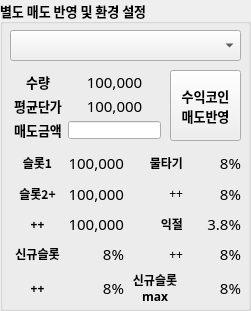
   <widget class="QGroupBox" name="groupBox_4">
    <property name="geometry">
     <rect>
      <x>14</x>
      <y>300</y>
      <width>251</width>
      <height>311</height>
     </rect>
    </property>
    <property name="font">
     <font>
      <family>Agency FB</family>
      <pointsize>10</pointsize>
      <weight>75</weight>
      <bold>true</bold>
     </font>
    </property>
    <property name="title">
     <string>별도 매도 반영 및 환경 설정</string>
    </property>
    <widget class="QComboBox" name="cmbSellCrcy">
     <property name="geometry">
      <rect>
       <x>10</x>
       <y>30</y>
       <width>231</width>
       <height>31</height>
      </rect>
     </property>
     <property name="font">
      <font>
       <family>굴림</family>
       <pointsize>11</pointsize>
       <weight>75</weight>
       <bold>true</bold>
      </font>
     </property>
     <property name="currentIndex">
      <number>-1</number>
     </property>
     <property name="maxVisibleItems">
      <number>17</number>
     </property>
     <property name="maxCount">
      <number>17</number>
     </property>
     <property name="insertPolicy">
      <enum>QComboBox::NoInsert</enum>
     </property>
     <property name="iconSize">
      <size>
       <width>20</width>
       <height>20</height>
      </size>
     </property>
     <property name="frame">
      <bool>true</bool>
     </property>
    </widget>
    <widget class="QWidget" name="gridLayoutWidget_2">
     <property name="geometry">
      <rect>
       <x>12</x>
       <y>70</y>
       <width>151</width>
       <height>71</height>
      </rect>
     </property>
     <layout class="QGridLayout" name="gridLayout_2">
      <property name="leftMargin">
       <number>2</number>
      </property>
      <property name="topMargin">
       <number>2</number>
      </property>
      <property name="rightMargin">
       <number>2</number>
      </property>
      <property name="bottomMargin">
       <number>2</number>
      </property>
      <item row="0" column="0">
       <widget class="QLabel" name="lblOption_16">
        <property name="font">
         <font>
          <family>굴림</family>
          <pointsize>10</pointsize>
          <weight>75</weight>
          <bold>true</bold>
         </font>
        </property>
        <property name="text">
         <string>수량</string>
        </property>
        <property name="alignment">
         <set>Qt::AlignCenter</set>
        </property>
       </widget>
      </item>
      <item row="1" column="0">
       <widget class="QLabel" name="lblOption_17">
        <property name="font">
         <font>
          <family>굴림</family>
          <pointsize>10</pointsize>
          <weight>75</weight>
          <bold>true</bold>
         </font>
        </property>
        <property name="text">
         <string>평균단가</string>
        </property>
        <property name="alignment">
         <set>Qt::AlignCenter</set>
        </property>
       </widget>
      </item>
      <item row="1" column="1">
       <widget class="QLabel" name="lblEarnPrc">
        <property name="font">
         <font>
          <family>굴림</family>
          <pointsize>11</pointsize>
          <weight>50</weight>
          <bold>false</bold>
         </font>
        </property>
        <property name="text">
         <string>100,000</string>
        </property>
        <property name="alignment">
         <set>Qt::AlignCenter</set>
        </property>
       </widget>
      </item>
      <item row="0" column="1">
       <widget class="QLabel" name="lblEarnAmnt">
        <property name="font">
         <font>
          <family>굴림</family>
          <pointsize>11</pointsize>
          <weight>50</weight>
          <bold>false</bold>
         </font>
        </property>
        <property name="text">
         <string>100,000</string>
        </property>
        <property name="alignment">
         <set>Qt::AlignCenter</set>
        </property>
       </widget>
      </item>
      <item row="2" column="0">
       <widget class="QLabel" name="lblOption_20">
        <property name="font">
         <font>
          <family>굴림</family>
          <pointsize>10</pointsize>
          <weight>75</weight>
          <bold>true</bold>
         </font>
        </property>
        <property name="text">
         <string>매도금액</string>
        </property>
        <property name="alignment">
         <set>Qt::AlignCenter</set>
        </property>
       </widget>
      </item>
      <item row="2" column="1">
       <widget class="QLineEdit" name="txtManualAsk">
        <property name="font">
         <font>
          <family>바탕</family>
          <pointsize>11</pointsize>
          <weight>50</weight>
          <bold>false</bold>
         </font>
        </property>
        <property name="inputMask">
         <string/>
        </property>
        <property name="maxLength">
         <number>8</number>
        </property>
        <property name="alignment">
         <set>Qt::AlignRight|Qt::AlignTrailing|Qt::AlignVCenter</set>
        </property>
        <property name="clearButtonEnabled">
         <bool>true</bool>
        </property>
       </widget>
      </item>
     </layout>
    </widget>
    <widget class="QPushButton" name="btnManualAsk">
     <property name="geometry">
      <rect>
       <x>170</x>
       <y>70</y>
       <width>71</width>
       <height>71</height>
      </rect>
     </property>
     <property name="font">
      <font>
       <family>Kalinga</family>
       <pointsize>10</pointsize>
       <weight>75</weight>
       <bold>true</bold>
      </font>
     </property>
     <property name="text">
      <string>수익코인
매도반영</string>
     </property>
    </widget>
    <widget class="QWidget" name="gridLayoutWidget_3">
     <property name="geometry">
      <rect>
       <x>10</x>
       <y>150</y>
       <width>231</width>
       <height>155</height>
      </rect>
     </property>
     <layout class="QGridLayout" name="gridLayout_3">
      <property name="horizontalSpacing">
       <number>3</number>
      </property>
      <property name="verticalSpacing">
       <number>4</number>
      </property>
      <item row="4" column="0">
       <widget class="QLabel" name="lblOption_18">
        <property name="font">
         <font>
          <family>굴림</family>
          <pointsize>9</pointsize>
          <weight>75</weight>
          <bold>true</bold>
         </font>
        </property>
        <property name="text">
         <string>++</string>
        </property>
        <property name="alignment">
         <set>Qt::AlignCenter</set>
        </property>
       </widget>
      </item>
      <item row="3" column="3">
       <widget class="QLabel" name="lblAdjGoodAskRt">
        <property name="font">
         <font>
          <family>굴림</family>
          <pointsize>11</pointsize>
          <weight>50</weight>
          <bold>false</bold>
         </font>
        </property>
        <property name="text">
         <string>8%</string>
        </property>
        <property name="alignment">
         <set>Qt::AlignRight|Qt::AlignTrailing|Qt::AlignVCenter</set>
        </property>
       </widget>
      </item>
      <item row="0" column="1">
       <widget class="QLabel" name="lblFirstSlotKrw">
        <property name="font">
         <font>
          <family>굴림</family>
          <pointsize>11</pointsize>
          <weight>50</weight>
          <bold>false</bold>
         </font>
        </property>
        <property name="text">
         <string>100,000</string>
        </property>
        <property name="alignment">
         <set>Qt::AlignRight|Qt::AlignTrailing|Qt::AlignVCenter</set>
        </property>
        <property name="margin">
         <number>4</number>
        </property>
       </widget>
      </item>
      <item row="3" column="0">
       <widget class="QLabel" name="lblOption_3">
        <property name="font">
         <font>
          <family>굴림</family>
          <pointsize>9</pointsize>
          <weight>75</weight>
          <bold>true</bold>
         </font>
        </property>
        <property name="text">
         <string>신규슬롯</string>
        </property>
        <property name="alignment">
         <set>Qt::AlignCenter</set>
        </property>
       </widget>
      </item>
      <item row="2" column="0">
       <widget class="QLabel" name="lblOption_5">
        <property name="font">
         <font>
          <family>굴림</family>
          <pointsize>9</pointsize>
          <weight>75</weight>
          <bold>true</bold>
         </font>
        </property>
        <property name="text">
         <string>++</string>
        </property>
        <property name="alignment">
         <set>Qt::AlignCenter</set>
        </property>
       </widget>
      </item>
      <item row="2" column="2">
       <widget class="QLabel" name="lblOption_8">
        <property name="font">
         <font>
          <family>굴림</family>
          <pointsize>9</pointsize>
          <weight>75</weight>
          <bold>true</bold>
         </font>
        </property>
        <property name="text">
         <string>익절</string>
        </property>
        <property name="alignment">
         <set>Qt::AlignRight|Qt::AlignTrailing|Qt::AlignVCenter</set>
        </property>
       </widget>
      </item>
      <item row="0" column="0">
       <widget class="QLabel" name="lblOption_14">
        <property name="font">
         <font>
          <family>굴림</family>
          <pointsize>9</pointsize>
          <weight>75</weight>
          <bold>true</bold>
         </font>
        </property>
        <property name="text">
         <string>슬롯1</string>
        </property>
        <property name="alignment">
         <set>Qt::AlignCenter</set>
        </property>
       </widget>
      </item>
      <item row="1" column="0">
       <widget class="QLabel" name="lblOption_15">
        <property name="font">
         <font>
          <family>굴림</family>
          <pointsize>9</pointsize>
          <weight>75</weight>
          <bold>true</bold>
         </font>
        </property>
        <property name="text">
         <string>슬롯2+</string>
        </property>
        <property name="alignment">
         <set>Qt::AlignCenter</set>
        </property>
       </widget>
      </item>
      <item row="1" column="2">
       <widget class="QLabel" name="lblPm1">
        <property name="font">
         <font>
          <family>굴림</family>
          <pointsize>9</pointsize>
          <weight>50</weight>
          <bold>false</bold>
         </font>
        </property>
        <property name="text">
         <string>++</string>
        </property>
        <property name="alignment">
         <set>Qt::AlignRight|Qt::AlignTrailing|Qt::AlignVCenter</set>
        </property>
       </widget>
      </item>
      <item row="3" column="1">
       <widget class="QLabel" name="lblNewSlotGap">
        <property name="font">
         <font>
          <family>굴림</family>
          <pointsize>11</pointsize>
          <weight>50</weight>
          <bold>false</bold>
         </font>
        </property>
        <property name="text">
         <string>8%</string>
        </property>
        <property name="alignment">
         <set>Qt::AlignRight|Qt::AlignTrailing|Qt::AlignVCenter</set>
        </property>
        <property name="margin">
         <number>4</number>
        </property>
       </widget>
      </item>
      <item row="2" column="3">
       <widget class="QLabel" name="lblGoodAskRt">
        <property name="font">
         <font>
          <family>굴림</family>
          <pointsize>11</pointsize>
          <weight>50</weight>
          <bold>false</bold>
         </font>
        </property>
        <property name="text">
         <string>3.8%</string>
        </property>
        <property name="alignment">
         <set>Qt::AlignRight|Qt::AlignTrailing|Qt::AlignVCenter</set>
        </property>
       </widget>
      </item>
      <item row="1" column="3">
       <widget class="QLabel" name="lblAdjAddBidRt">
        <property name="font">
         <font>
          <family>굴림</family>
          <pointsize>11</pointsize>
          <weight>50</weight>
          <bold>false</bold>
         </font>
        </property>
        <property name="text">
         <string>8%</string>
        </property>
        <property name="alignment">
         <set>Qt::AlignRight|Qt::AlignTrailing|Qt::AlignVCenter</set>
        </property>
       </widget>
      </item>
      <item row="1" column="1">
       <widget class="QLabel" name="lblSlotKrw">
        <property name="font">
         <font>
          <family>굴림</family>
          <pointsize>11</pointsize>
          <weight>50</weight>
          <bold>false</bold>
         </font>
        </property>
        <property name="text">
         <string>100,000</string>
        </property>
        <property name="alignment">
         <set>Qt::AlignRight|Qt::AlignTrailing|Qt::AlignVCenter</set>
        </property>
        <property name="margin">
         <number>4</number>
        </property>
       </widget>
      </item>
      <item row="2" column="1">
       <widget class="QLabel" name="lblAdjSlotKrw">
        <property name="font">
         <font>
          <family>굴림</family>
          <pointsize>11</pointsize>
          <weight>50</weight>
          <bold>false</bold>
         </font>
        </property>
        <property name="text">
         <string>100,000</string>
        </property>
        <property name="alignment">
         <set>Qt::AlignRight|Qt::AlignTrailing|Qt::AlignVCenter</set>
        </property>
        <property name="margin">
         <number>4</number>
        </property>
       </widget>
      </item>
      <item row="3" column="2">
       <widget class="QLabel" name="lblPm2">
        <property name="font">
         <font>
          <family>굴림</family>
          <pointsize>9</pointsize>
          <weight>50</weight>
          <bold>false</bold>
         </font>
        </property>
        <property name="text">
         <string>++</string>
        </property>
        <property name="alignment">
         <set>Qt::AlignRight|Qt::AlignTrailing|Qt::AlignVCenter</set>
        </property>
       </widget>
      </item>
      <item row="4" column="3">
       <widget class="QLabel" name="lblMaxNewSlotGap">
        <property name="font">
         <font>
          <family>굴림</family>
          <pointsize>11</pointsize>
          <weight>50</weight>
          <bold>false</bold>
         </font>
        </property>
        <property name="text">
         <string>8%</string>
        </property>
        <property name="alignment">
         <set>Qt::AlignRight|Qt::AlignTrailing|Qt::AlignVCenter</set>
        </property>
        <property name="margin">
         <number>4</number>
        </property>
       </widget>
      </item>
      <item row="4" column="1">
       <widget class="QLabel" name="lblAdjNewSlotGap">
        <property name="font">
         <font>
          <family>굴림</family>
          <pointsize>11</pointsize>
          <weight>50</weight>
          <bold>false</bold>
         </font>
        </property>
        <property name="text">
         <string>8%</string>
        </property>
        <property name="alignment">
         <set>Qt::AlignRight|Qt::AlignTrailing|Qt::AlignVCenter</set>
        </property>
        <property name="margin">
         <number>4</number>
        </property>
       </widget>
      </item>
      <item row="4" column="2">
       <widget class="QLabel" name="lblOption_19">
        <property name="font">
         <font>
          <family>굴림</family>
          <pointsize>9</pointsize>
          <weight>75</weight>
          <bold>true</bold>
         </font>
        </property>
        <property name="text">
         <string>신규슬롯
max</string>
        </property>
        <property name="alignment">
         <set>Qt::AlignCenter</set>
        </property>
       </widget>
      </item>
      <item row="0" column="3">
       <widget class="QLabel" name="lblAddBidRt">
        <property name="font">
         <font>
          <family>굴림</family>
          <pointsize>11</pointsize>
          <weight>50</weight>
          <bold>false</bold>
         </font>
        </property>
        <property name="text">
         <string>8%</string>
        </property>
        <property name="alignment">
         <set>Qt::AlignRight|Qt::AlignTrailing|Qt::AlignVCenter</set>
        </property>
       </widget>
      </item>
      <item row="0" column="2">
       <widget class="QLabel" name="lblOption_4">
        <property name="font">
         <font>
          <family>굴림</family>
          <pointsize>9</pointsize>
          <weight>75</weight>
          <bold>true</bold>
         </font>
        </property>
        <property name="text">
         <string>물타기</string>
        </property>
        <property name="alignment">
         <set>Qt::AlignRight|Qt::AlignTrailing|Qt::AlignVCenter</set>
        </property>
       </widget>
      </item>
     </layout>
    </widget>
   </widget>
